Frame 1 (no input): blank canvas, image omitted
Frame 60 (the mouse pressed at the canvas centre just before this capture): blank canvas, image omitted
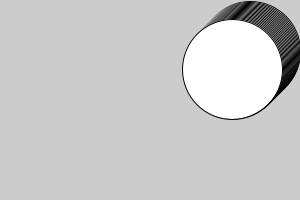
Frame 120 (the mouse held since frame 60 and released just before this capture)

The Processing sketch whose frames 1 and 60 were blank and that drew this single picture after the mouse press (run headless with seeded random() and noise(); from frame 60 on, the mouse is pressed at the canvas centre):

// Processing sketch: SLUTUPPIGIFT_WIDTH_OCH_HEIGHT_Luca
// ── SLUTUPPIGIFT_WIDTH_OCH_HEIGHT_Luca.pde
float x = -50;
float y = -50;

void setup()
{
  size(300, 200);
}
 
void draw()
{
  ellipse(x,y,100,100);
  x = x -1;
  y = y +1;
  if (x < -150)
  {
    x = 250;
  }
if (y > 250)
{
  y = -50;
}
}
